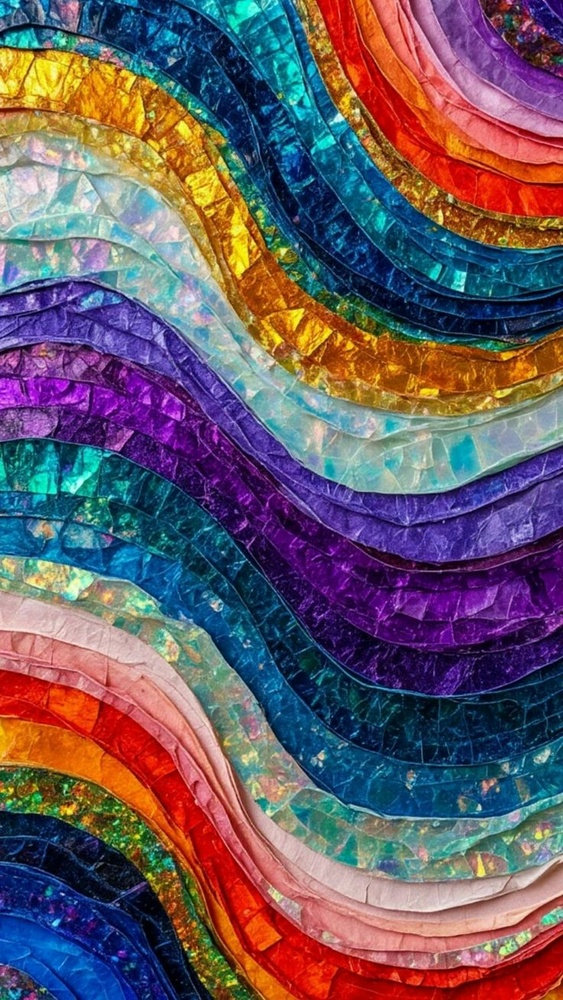
#> input picture color.jpg, 563 x 1000 px, shrunk from 736 x 1308 before the run
$ jupyter execute N_imgcom.ipynb
#> lines starting #> are read from the running program, lines starting #| are printed output that depends on the picture
[cell 1]
import cv2
import numpy as np
import matplotlib.pyplot as plt
import os

[cell 2]
image=cv2.imread("color.jpg")
#> image is the input picture: shape (1000, 563, 3); mean B, G, R 100.4, 88.5, 105.9
image=cv2.cvtColor(image,cv2.COLOR_BGR2RGB)

[cell 3]
pixels=image.reshape((-1,3))
pixels=np.float32(pixels)

[cell 4]
print(pixels)
#> (printed output is left out)

[cell 5]
k=7

[cell 6]
when_stop=(cv2.TERM_CRITERIA_EPS+ cv2.TERM_CRITERIA_MAX_ITER,100,0.2)

[cell 7]
Error,labels,centers=cv2.kmeans(pixels,k,None,when_stop,10,cv2.KMEANS_RANDOM_CENTERS)
#> Error = 1.35e+09; centers = [[20.5, 90.52, 126.8], [20.98, 27.25, 64.59], [92.16, 45.36, 139.7], [168.4, 44.18, 12.3], [113.8, 152.1, 158.1], [205.5, 128, 59.92], [201.2, 178.1, 174.7]]

[cell 8]
centers=np.uint8(centers)
#> centers = [[20, 90, 126], [20, 27, 64], [92, 45, 139], [168, 44, 12], [113, 152, 158], [205, 128, 59], [201, 178, 174]]

[cell 9]
compressed=centers[labels.flatten()]

[cell 10]
compressed=compressed.reshape(image.shape)
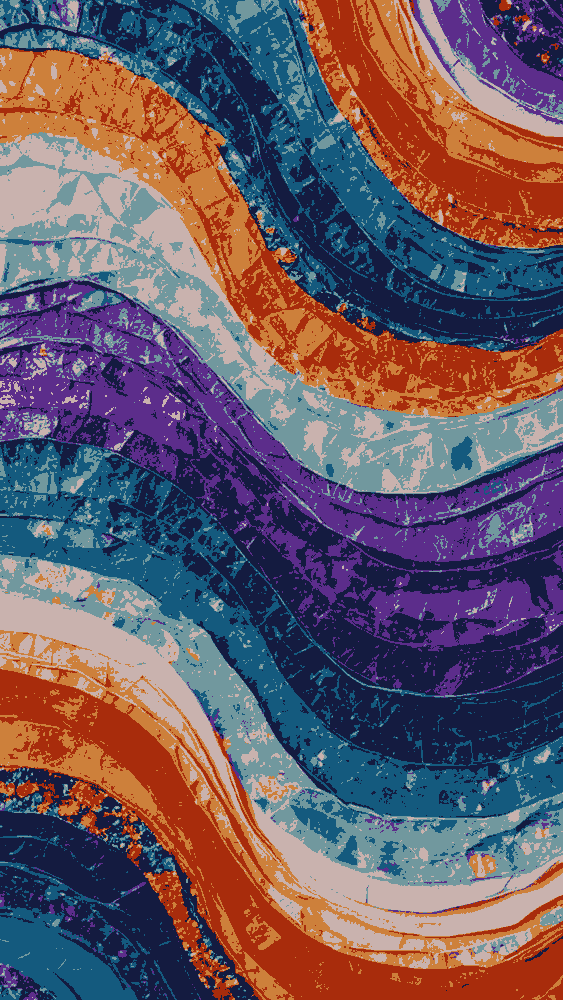
#> compressed: shape (1000, 563, 3); mean R, G, B 105.3, 88.2, 99.9

[cell 11]
cv2.imwrite("compressed.jpg",cv2.cvtColor(compressed,cv2.COLOR_RGB2BGR))
#> Out = True

[cell 12]
plt.figure(figsize=(10,5))

[cell 13]
plt.subplot(1,2,1)
plt.title("Original")
plt.imshow(image)
plt.axis('off')

plt.subplot(1,2,2)
plt.title("Compressed (k=4)")
plt.imshow(compressed)
plt.axis('off')

plt.show()
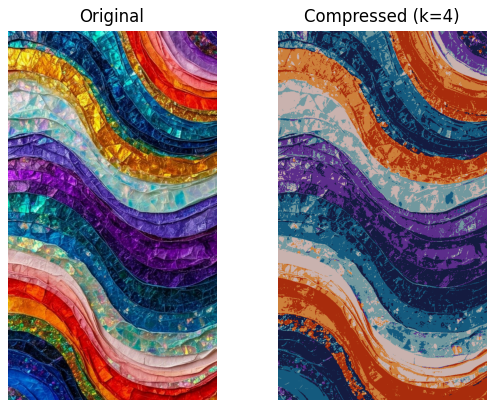
#> figure drawn by matplotlib, 2 panels
